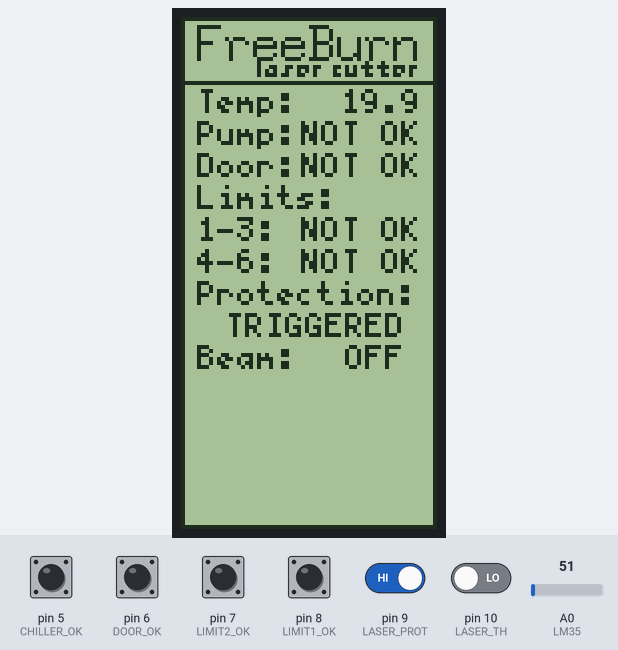
The sketch below on a simulated Arduino Uno, built with avr-gcc and run on an emulated ATmega328P. Parts: 64×128 one-colour display. Inputs (shaded band) come from the test bench; at power-on: pin 9 (LASER_PROT) HIGH, pin 5 (CHILLER_OK), pin 6 (DOOR_OK), pin 7 (LIMIT2_OK), pin 8 (LIMIT1_OK), pin 10 (LASER_TH) LOW, A0 (LM35) = 51.

Above: at 1.2 s.
1.3 s: pin 9 (LASER_PROT) driven LOW
At 3.0 s:
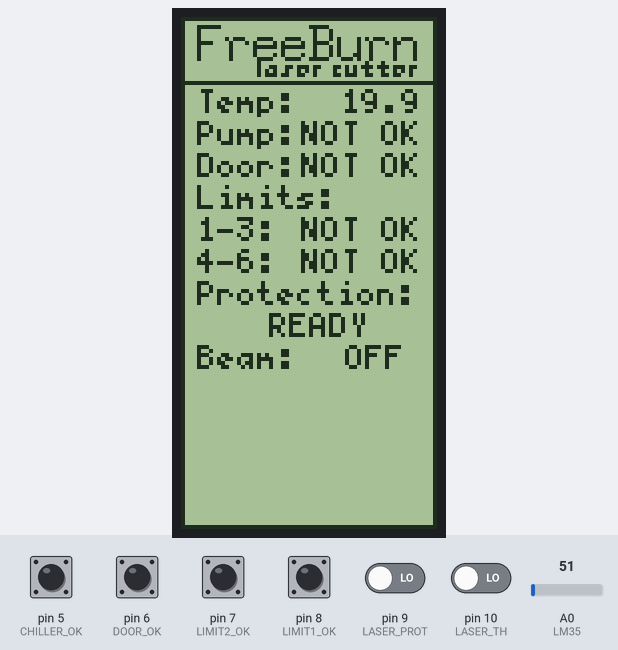
3.3 s: pin 10 (LASER_TH) driven HIGH
At 4.3 s:
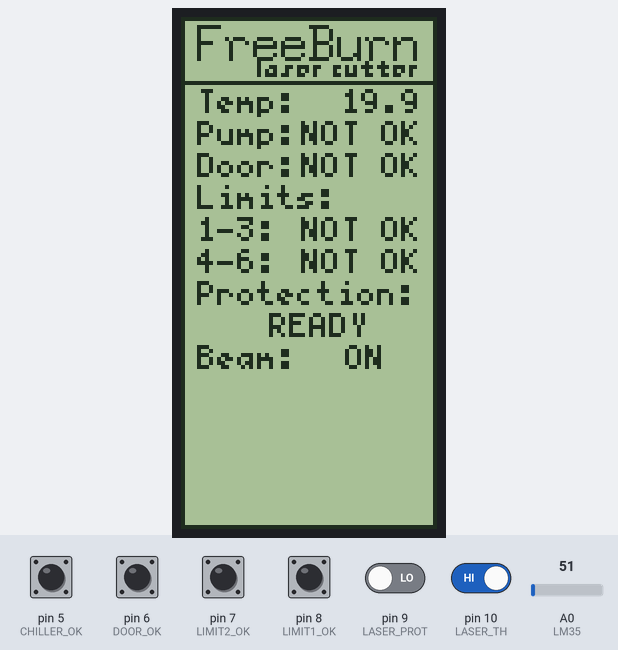
5.2 s: pin 9 (LASER_PROT) driven HIGH
At 6.9 s:
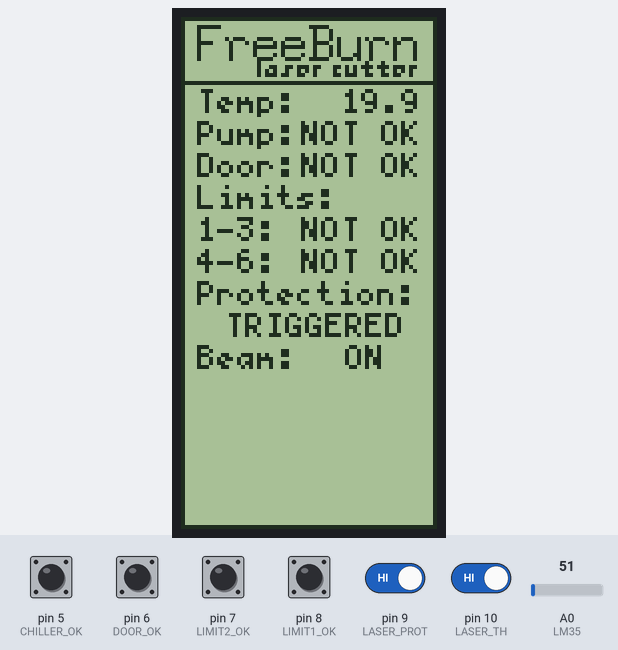
7.2 s: pin 5 (CHILLER_OK) pulled HIGH for 1 s
At 8.2 s:
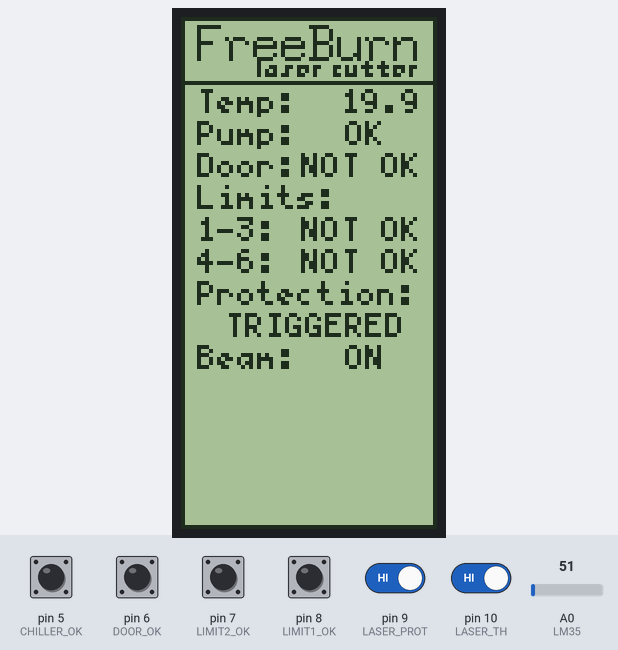
9.9 s: pin 10 (LASER_TH) driven LOW
At 10.19 s:
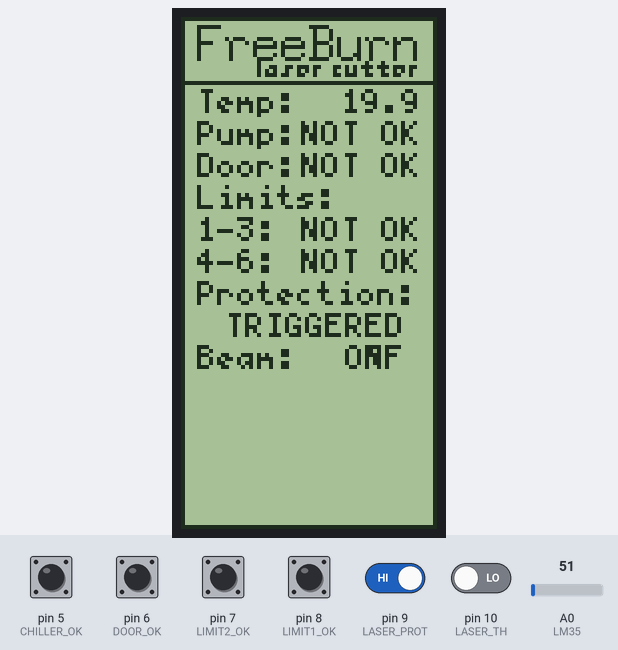
11.8 s: A0 (LM35) set to 61
At 13.5 s:
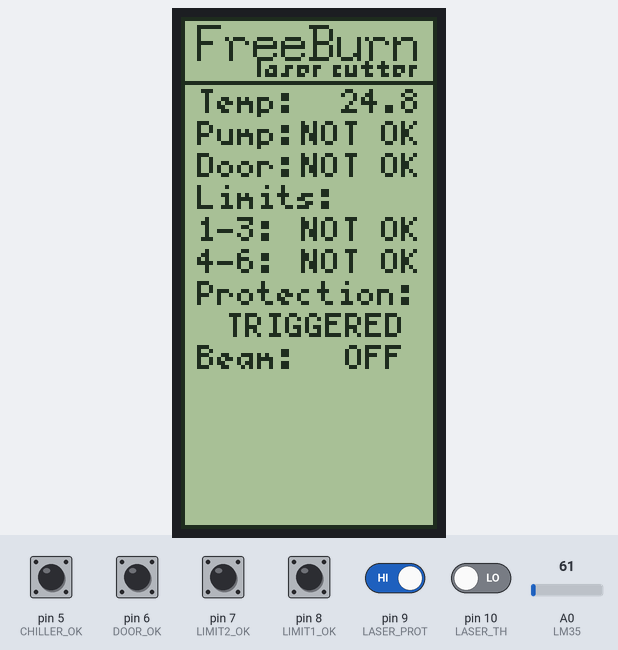
Timing chart, 0 to 14.8 s (numbered marks = the images above; inputs shaded):
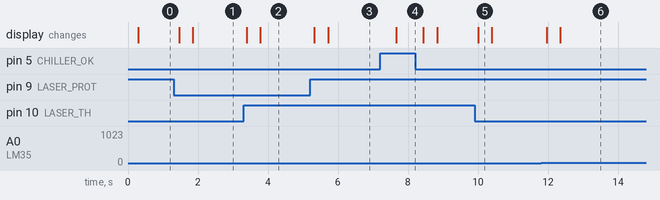

Measured:
- after the input at 1.3 s, the display: first changes after 0.17 s (image 1 shows a later state)
- after the input at 3.3 s, the display: first changes after 0.10 s (image 2 shows a later state)
- after the input at 5.2 s, the display: first changes after 0.12 s (image 3 shows a later state)
- after the input at 7.2 s, the display: changes after 0.46 s (image 4)
- after the input at 9.9 s, the display: changes after 0.10 s (image 5)
- after the input at 11.8 s, the display: first changes after 0.16 s (image 6 shows a later state)

The sketch:

GLCD_Monitor.ino
```cpp
#include "U8glib.h"

U8GLIB_ST7920_128X64_4X u8g(15, 16, 17);	// SPI Com: SCK = en = 18, MOSI = rw = 16, CS = di = 17

//PIN Declarations
int CHILLER_OK = 5;
int DOOR_OK = 6;
int LIMIT2_OK = 7;
int LIMIT1_OK = 8;
int LASER_PROT = 9;
int LASER_TH = 10;
int LM35 = A0;
const int numReadings = 4;
int beam1 = 0;                // the average
int beam2 = 0;                // the average
int beam3 = 0;                // the average
int beam4 = 0;                // the average
int beam5 = 0;                // the average
int beam6 = 0;                // the average
int beam7 = 0;                // the average
int beam8 = 0;                // the average
int beam9 = 0;                // the average
int beam10 = 0;                // the average
int beam11 = 0;                // the average
int beam12 = 0;                // the average
int beam13 = 0;                // the average
int beam14 = 0;                // the average
int beam15 = 0;                // the average
int beam16 = 0;                // the average
int beam17 = 0;                // the average
int beam18 = 0;                // the average
int beam19 = 0;                // the average
int beam20 = 0;                // the average

int beamTotal = 0;

void draw(void) {
  u8g.drawFrame(0,0,64,128);
  u8g.drawFrame(0,16,64,128);
  u8g.setFont(u8g_font_7x13);
  u8g.drawStr( 4, 11, "FreeBurn");
  u8g.setFont(u8g_font_u8glib_4);
  u8g.drawStr( 19, 15, "laser cutter");

  // Measure Coolant temp
  u8g.setFont(u8g_font_5x7);
  u8g.drawStr( 4, 24, "Temp:");
  // Measure LM35 on Pin A0
  float reading = analogRead(LM35);
  float voltage = reading * 5.0;
  voltage /= 1024.0;
  float temperatureC = (voltage -.05 )*100 ;
  int decimal,fraction;
  char temp[5];
  dtostrf(temperatureC,5,1,temp);
  // End of Measure Temp
  u8g.drawStr(35,24,temp);
  // End of Coolant temp

    // Check Pump Status
  u8g.drawStr( 4, 32, "Pump:");
  if (digitalRead(CHILLER_OK) == HIGH)
  {
    u8g.drawStr( 41, 32, "OK");
  }
  else
  {
    u8g.drawStr( 30, 32, "NOT OK");
  }
  // End of Pump Check

    // Check door Status
  u8g.drawStr( 4, 40, "Door:");
  if (digitalRead(DOOR_OK) == HIGH)
  {
    u8g.drawStr( 41, 40, "OK");
  }
  else
  {
    u8g.drawStr( 30, 40, "NOT OK");
  }
  // End of Door Check

  // Begin Limits Check
  u8g.drawStr( 4, 48, "Limits:");
  u8g.drawStr( 4, 56, "1-3:");
  u8g.drawStr( 4, 64, "4-6:");
  if (digitalRead(LIMIT2_OK) == HIGH)
  {
    u8g.drawStr( 41, 56, "OK");
  }
  else
  {
    u8g.drawStr( 30, 56, "NOT OK");
  }
  if (digitalRead(LIMIT1_OK) == HIGH)
  {
    u8g.drawStr( 41, 64, "OK");
  }
  else
  {
    u8g.drawStr( 30, 64, "NOT OK");
  }
  // End Limits Check

  // Check Laser-WP Status
  u8g.drawStr( 4, 72, "Protection:");
  if (digitalRead(LASER_PROT) == LOW)
  {
    u8g.drawStr( 22, 80, "READY");
  }
  else
  {
    u8g.drawStr( 11, 80, "TRIGGERED");
  }
  // End of Laser-WP Check

    // Check door Status
  u8g.drawStr( 4, 88, "Beam:");
  beam1 = digitalRead(LASER_TH);
  delay(3);
  beam2 = digitalRead(LASER_TH);
  delay(3);
  beam3 = digitalRead(LASER_TH);
  delay(3);
  beam4 = digitalRead(LASER_TH);
  delay(3);
  beam5 = digitalRead(LASER_TH);
  delay(3);
  beam6 = digitalRead(LASER_TH);
  delay(3);
  beam7 = digitalRead(LASER_TH);
  delay(3);
  beam8 = digitalRead(LASER_TH);
  delay(3);
  beam9 = digitalRead(LASER_TH);
  delay(3);
  beam10 = digitalRead(LASER_TH);
  delay(3);
  beam11 = digitalRead(LASER_TH);
  delay(3);
  beam12 = digitalRead(LASER_TH);
  delay(3);
  beam13 = digitalRead(LASER_TH);
  delay(3);
  beam14 = digitalRead(LASER_TH);
  delay(3);
  beam15 = digitalRead(LASER_TH);
  delay(3);
  beam16 = digitalRead(LASER_TH);
  delay(3);
  beam17 = digitalRead(LASER_TH);
  delay(3);
  beam18 = digitalRead(LASER_TH);
  delay(3);
  beam19 = digitalRead(LASER_TH);
  delay(3);
  beam20 = digitalRead(LASER_TH);
  delay(3);

  beamTotal = beam1 + beam2 + beam3 + beam4 + beam5 + beam6 + beam7 + beam8 + beam9 + beam10 + beam11 + beam12 + beam13 + beam14 + beam15 + beam16 + beam17 + beam18 + beam19 + beam20;


  if (beamTotal >= 1 )
  {
    u8g.drawStr( 41, 88, "ON");
  }
  else
  {
    u8g.drawStr( 41, 88, "OFF");
  }
  // End of Door Check


}

void setup(void) {
  pinMode(5, INPUT);
  pinMode(6, INPUT);
  pinMode(7, INPUT);
  pinMode(8, INPUT);
  pinMode(9, INPUT);
  pinMode(10, INPUT);


  // flip screen, if required
  u8g.setRot270();

  // set SPI backup if required
  //u8g.setHardwareBackup(u8g_backup_avr_spi);

  // assign default color value
  if ( u8g.getMode() == U8G_MODE_R3G3B2 ) {
    u8g.setColorIndex(255);     // white
  }
  else if ( u8g.getMode() == U8G_MODE_GRAY2BIT ) {
    u8g.setColorIndex(3);         // max intensity
  }
  else if ( u8g.getMode() == U8G_MODE_BW ) {
    u8g.setColorIndex(1);         // pixel on
  }
  else if ( u8g.getMode() == U8G_MODE_HICOLOR ) {
    u8g.setHiColorByRGB(255,255,255);
  }
}

void loop(void) {
  // picture loop
  u8g.firstPage();
  do {
    draw();
  }
  while( u8g.nextPage() );

  // rebuild the picture after some delay
  delay(100);
}
```
